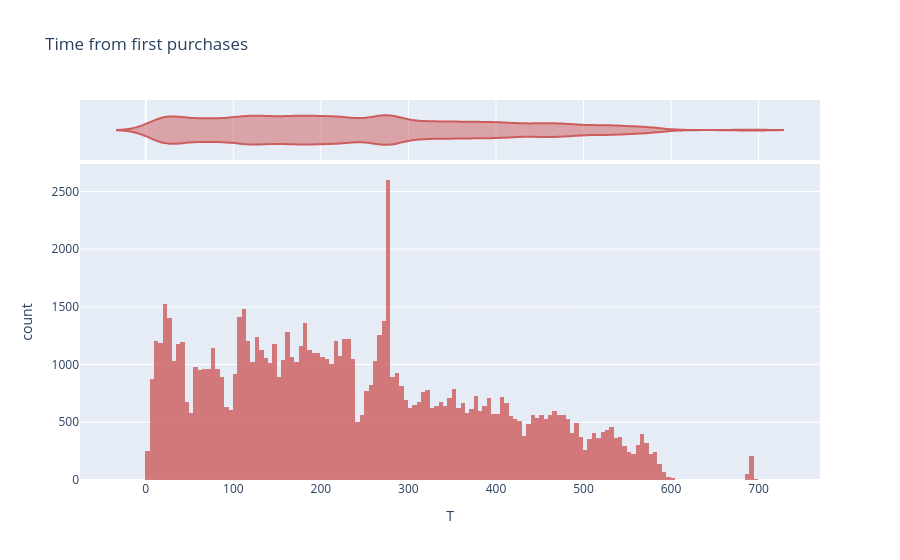

This figure's notebook cell:
### Markdown cell above
__Time from first purchases__

### Code cell
fig3=px.histogram(data_frame=rfm,
                 x="T",
                 title='Time from first purchases',
                 labels={'Time':'Time'},
                 opacity=0.8,
                 marginal='violin',
                 color_discrete_sequence=['indianred'])
py.iplot(fig3)

### Figure 1 — Plotly figure (JSON) as saved in the notebook; plotly's stock layout.template omitted (floating-point values rounded to 4 significant figures; data arrays with more than 128 entries replaced by an {"elided": "..."} marker saying what was removed)
{"data": [{"bingroup": "x", "hovertemplate": "T=%{x}<br>count=%{y}<extra></extra>", "legendgroup": "", "marker": {"color": "indianred", "opacity": 0.8, "pattern": {"shape": ""}}, "name": "", "orientation": "v", "showlegend": false, "type": "histogram", "x": {"elided": "93341 float values"}, "xaxis": "x", "yaxis": "y"}, {"hovertemplate": "T=%{x}<extra></extra>", "legendgroup": "", "marker": {"color": "indianred"}, "name": "", "scalegroup": "x", "showlegend": false, "type": "violin", "x": {"elided": "93341 float values"}, "xaxis": "x2", "yaxis": "y2"}], "layout": {"barmode": "relative", "legend": {"tracegroupgap": 0}, "title": {"text": "Time from first purchases"}, "xaxis": {"anchor": "y", "domain": [0, 1], "title": {"text": "T"}}, "xaxis2": {"anchor": "y2", "domain": [0, 1], "matches": "x", "showgrid": true, "showticklabels": false}, "yaxis": {"anchor": "x", "domain": [0, 0.8316], "title": {"text": "count"}}, "yaxis2": {"anchor": "x2", "domain": [0.8416, 1], "matches": "y2", "showgrid": false, "showline": false, "showticklabels": false, "ticks": ""}}}
